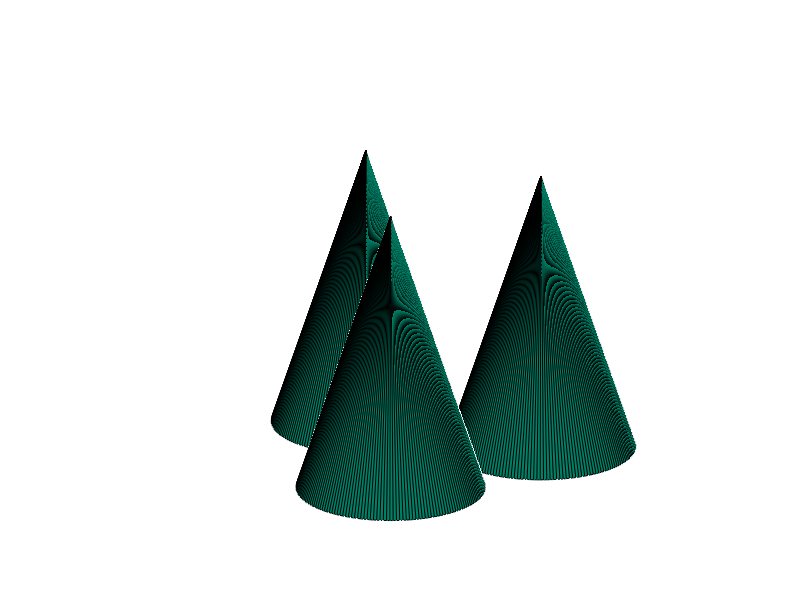

This chart was generated by the following MATLAB code:
clear all;
t=[0.15;0];
[x,y,z]=cylinder(t,180);
figure;
surf(x+0.15,y+0.15,z);
hold all;
surf(x+0.45,y+0.15,z);
surf(x+0.3,y+0.41,z);
% surf(x+0.15,y+0.45,z);
% surf(x+0.45,y+0.45,z);
colormap(summer);
set(gca,'Visible','off');